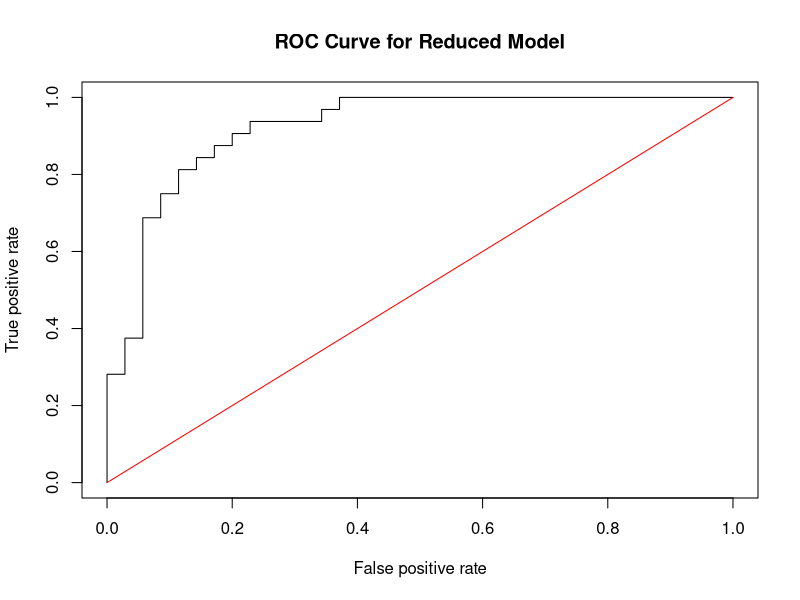

Here is the R script that generated this plot:
## ---- chunk 1
library(palmerpenguins)
Data<-penguins
##remove penguins with gender missing
Data<-Data[complete.cases(Data[ , 7]),-c(2,8)]
##80-20 split
set.seed(1)
sample<-sample.int(nrow(Data), floor(.80*nrow(Data)), replace = F)
train<-Data[sample, ]
test<-Data[-sample, ]
#fitting model
result<- glm(sex~bill_length_mm+bill_depth_mm+body_mass_g+species,family=binomial,data=train)
## ---- chunk 2
##predicted probs for test data
preds<-predict(result,newdata=test, type="response")

##produce the numbers associated with classification table
rates<-ROCR::prediction(preds, test$sex)

##store the true positive and false positive rates
roc_result<-ROCR::performance(rates,measure="tpr", x.measure="fpr")

##plot ROC curve and overlay the diagonal line for random guessing
plot(roc_result, main="ROC Curve for Reduced Model")
lines(x = c(0,1), y = c(0,1), col="red")
## ---- chunk 3
##compute the AUC
auc<-ROCR::performance(rates, measure = "auc")
auc@y.values
## ---- chunk 4
##confusion matrix with threshold of 0.5
table(test$sex, preds>0.5)
